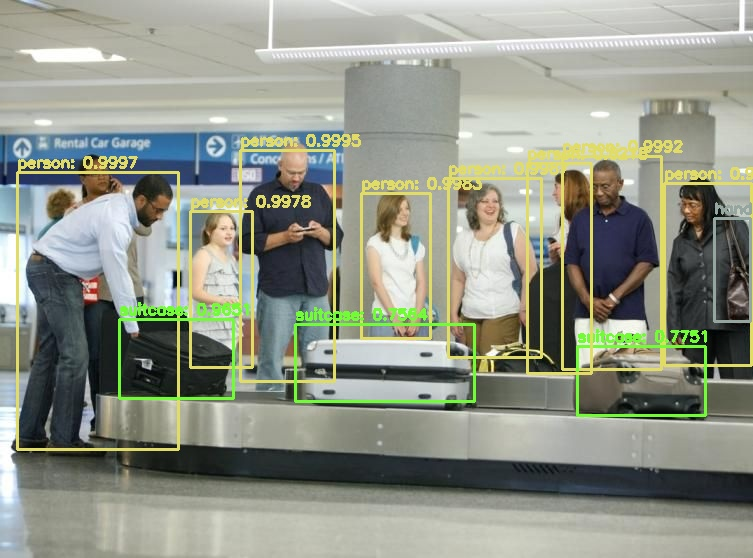
#> input picture cctv_surveillance/object_detector/testimage.jpg, 753 x 558 px; its folder holds only this picture in this run
$ python -i motion_detector.py   (imports and definitions only)
#> lines starting #> are read from the running program, lines starting #| are printed output that depends on the picture
import os
import sys
import logging
import pickle
import datetime
import random
import string

import cv2
import imutils
import face_recognition

currdir = os.path.dirname(__file__)
sys.path.append(os.path.join(currdir,".."))

from kafka_client import KafkaImageCli
from generator.appcommon import init_logger, save_image_data_to_jpg

#todo: move following variables to docker-compose as env
avg = None
min_area = 12000
delta_thresh = 5
num_initial_frames_to_discard= 25

def get_environ() -> dict:
    return {
        "kafka_endpt": os.environ.get("KAFKA_BROKER_URL", ""),
        "in_topic": os.environ.get("INPUT_TOPIC", ""),
        "out_topic": os.environ.get("OUTPUT_TOPIC", ""),
    }


def get_kafka_cli(clitype):
    topic_mapping= {"producer": env["out_topic"], "consumer": env["in_topic"]} #todo: use enum instead of string
    assert clitype in topic_mapping, "incorrect kafka client requested. It has to be either producer or consumer"
    return KafkaImageCli(
        bootstrap_servers= [env["kafka_endpt"]],
        topic= topic_mapping[clitype],
        stop_iteration_timeout= sys.maxsize
    )


def detect_motion(imagedata):
    detect_motion.frame_id += 1
    logger.debug(f"working on frame: {detect_motion.frame_id}")

    tempjpg = save_image_data_to_jpg(imagedata, "/usr/app/temp")  #todo: remove hardcoded path
    frame = face_recognition.load_image_file(tempjpg)  #todo: should read from in-memory stream- rather than temp file
    os.remove(tempjpg)

    # resize the frame, convert it to grayscale, and blur it
    frame = imutils.resize(frame, width=500)
    gray = cv2.cvtColor(frame, cv2.COLOR_BGR2GRAY)
    #gray = cv2.GaussianBlur(gray, (21, 21), 0)

    # if the average frame is None, initialize it
    global avg
    if avg is None:
        logger.debug("starting background model...")
        avg = gray.copy().astype("float")
        return False

    logger.debug("checking the next frame...")

    # accumulate the weighted average between the current frame and
	# previous frames, then compute the difference between the current
	# frame and running average
    cv2.accumulateWeighted(gray, avg, 0.5)
    frameDelta = cv2.absdiff(gray, cv2.convertScaleAbs(avg))

    # threshold the delta image, dilate the thresholded image to fill
	# in holes, then find contours on thresholded image
    thresh = cv2.threshold(frameDelta, delta_thresh, 255, cv2.THRESH_BINARY)[1]
    thresh = cv2.dilate(thresh, None, iterations=2)
    cnts = cv2.findContours(thresh.copy(), cv2.RETR_EXTERNAL, cv2.CHAIN_APPROX_SIMPLE)
    cnts = imutils.grab_contours(cnts)

    max_contour_area= 0
    for c in cnts:
        # if the contour is too small, ignore it
        contour_area = cv2.contourArea(c)
        if contour_area < min_area:
            continue
        logger.debug(f"detected contour of size: {contour_area}")

        if contour_area > max_contour_area:
            max_contour_area = contour_area

        # compute the bounding box for the contour, draw it on the frame,
		# and update the text
        (x, y, w, h) = cv2.boundingRect(c)
        cv2.rectangle(frame, (x, y), (x + w, y + h), (0, 255, 0), 2)


    if max_contour_area < min_area:
        return False

    if len(cnts) > 0:
        fname = f"{detect_motion.frame_id}_{str(len(cnts))}_{str(max_contour_area)}.jpg"
        outfile= os.path.join("/usr/app/out", fname)   #todo: use env instead of hardcoded path
        cv2.imwrite(outfile,frame)
        return True
    else:
        return False


def consume_kafka_topic():
    kafkaConsumer = get_kafka_cli("consumer")
    kafkaConsumer.register_consumer()
    logger.debug("polling kafka topic now...")
    kafkaProducer = get_kafka_cli("producer")

    detect_motion.frame_id= 0   # initalizing function static variable
    for m in kafkaConsumer.consumer:
        logger.debug("received message from Kafka")
        frame = detect_motion(m.value)
        if frame:
            logger.debug("detected motion. Sending output to kafka...")
            kafkaProducer.send_message(m.value)


# [5 lines not run here, left out]

>>> import cv2
>>> picture = cv2.imread('../cctv_surveillance/object_detector/testimage.jpg', cv2.IMREAD_GRAYSCALE)
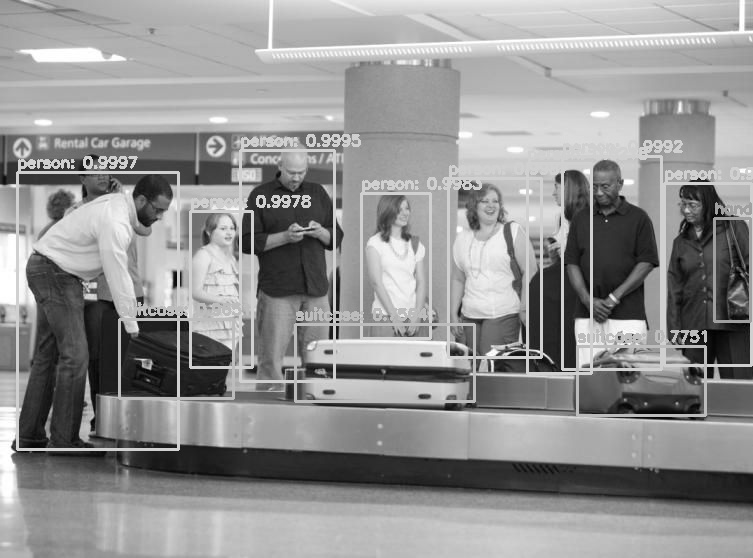
#> picture: shape (558, 753); min 0, max 255, mean 146.6
#> (the run stopped early here; a loop or call above may not have finished)
